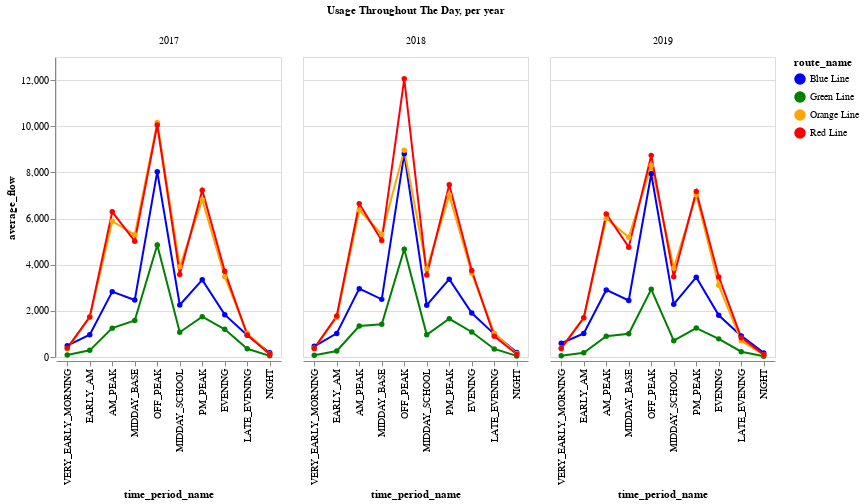

Notebook code cell kept with this figure:
### Markdown cell above
This scatter plot shows average_off vs average_on. Each point represents a station, day type (weekday, saturday, or sunday), and direction (1 = inbound, 0 = outbound). For example, we can see that at the northeastern station on saturdays going inbound, there is roughly 6x more people getting on than getting off the train. Most points will have inverses, i.e. if a point has low average_offs and high average_ons, there is generally a point at the same station that has high average_offs and low average_ons which makes sense as most people will take a train out and back.

### Code cell
alt.Chart(time_series).mark_line(point=True).encode(
    x=alt.X('time_period_name', sort = order),
    y='average_flow:Q',
    color='route_name'
).properties(
    width=225,
    height=300
).facet(
    column=alt.Column('season:N', title='Usage Throughout The Day, per year'))

### Figure 1 — Vega-Lite specification as saved in the notebook (floating-point values rounded to 4 significant figures)
{"config": {"view": {"continuousHeight": 300, "continuousWidth": 400}, "range": {"category": ["Blue", "Green", "Orange", "Red"]}}, "data": {"name": "data-e148680b66c6e52d52ba9858b14b3ddc"}, "facet": {"column": {"field": "season", "title": "Usage Throughout The Day, per year", "type": "nominal"}}, "spec": {"mark": {"type": "line", "point": true}, "encoding": {"color": {"field": "route_name", "type": "nominal"}, "x": {"field": "time_period_name", "sort": ["VERY_EARLY_MORNING", "EARLY_AM", "AM_PEAK", "MIDDAY_BASE", "OFF_PEAK", "MIDDAY_SCHOOL", "PM_PEAK", "EVENING", "LATE_EVENING", "NIGHT"], "type": "nominal"}, "y": {"field": "average_flow", "type": "quantitative"}}, "height": 300, "width": 225}, "$schema": "https://vega.github.io/schema/vega-lite/v5.6.1.json", "datasets": {"data-e148680b66c6e52d52ba9858b14b3ddc": [{"route_id": "Blue", "season": 2017, "time_period_name": "AM_PEAK", "route_name": "Blue Line", "average_flow": 2833.0}, {"route_id": "Blue", "season": 2017, "time_period_name": "EARLY_AM", "route_name": "Blue Line", "average_flow": 964.2}, {"route_id": "Blue", "season": 2017, "time_period_name": "EVENING", "route_name": "Blue Line", "average_flow": 1836.0}, {"route_id": "Blue", "season": 2017, "time_period_name": "LATE_EVENING", "route_name": "Blue Line", "average_flow": 941.6}, {"route_id": "Blue", "season": 2017, "time_period_name": "MIDDAY_BASE", "route_name": "Blue Line", "average_flow": 2468.0}, {"route_id": "Blue", "season": 2017, "time_period_name": "MIDDAY_SCHOOL", "route_name": "Blue Line", "average_flow": 2255.0}, {"route_id": "Blue", "season": 2017, "time_period_name": "NIGHT", "route_name": "Blue Line", "average_flow": 179.8}, {"route_id": "Blue", "season": 2017, "time_period_name": "OFF_PEAK", "route_name": "Blue Line", "average_flow": 8030.0}, {"route_id": "Blue", "season": 2017, "time_period_name": "PM_PEAK", "route_name": "Blue Line", "average_flow": 3343.0}, {"route_id": "Blue", "season": 2017, "time_period_name": "VERY_EARLY_MORNING", "route_name": "Blue Line", "average_flow": 491.1}, {"route_id": "Blue", "season": 2018, "time_period_name": "AM_PEAK", "route_name": "Blue Line", "average_flow": 2961.0}, {"route_id": "Blue", "season": 2018, "time_period_name": "EARLY_AM", "route_name": "Blue Line", "average_flow": 1022.0}, {"route_id": "Blue", "season": 2018, "time_period_name": "EVENING", "route_name": "Blue Line", "average_flow": 1906.0}, {"route_id": "Blue", "season": 2018, "time_period_name": "LATE_EVENING", "route_name": "Blue Line", "average_flow": 992.1}, {"route_id": "Blue", "season": 2018, "time_period_name": "MIDDAY_BASE", "route_name": "Blue Line", "average_flow": 2498.0}, {"route_id": "Blue", "season": 2018, "time_period_name": "MIDDAY_SCHOOL", "route_name": "Blue Line", "average_flow": 2247.0}, {"route_id": "Blue", "season": 2018, "time_period_name": "NIGHT", "route_name": "Blue Line", "average_flow": 199.8}, {"route_id": "Blue", "season": 2018, "time_period_name": "OFF_PEAK", "route_name": "Blue Line", "average_flow": 8804.0}, {"route_id": "Blue", "season": 2018, "time_period_name": "PM_PEAK", "route_name": "Blue Line", "average_flow": 3374.0}, {"route_id": "Blue", "season": 2018, "time_period_name": "VERY_EARLY_MORNING", "route_name": "Blue Line", "average_flow": 463.1}, {"route_id": "Blue", "season": 2019, "time_period_name": "AM_PEAK", "route_name": "Blue Line", "average_flow": 2907.0}, {"route_id": "Blue", "season": 2019, "time_period_name": "EARLY_AM", "route_name": "Blue Line", "average_flow": 1019.0}, {"route_id": "Blue", "season": 2019, "time_period_name": "EVENING", "route_name": "Blue Line", "average_flow": 1806.0}, {"route_id": "Blue", "season": 2019, "time_period_name": "LATE_EVENING", "route_name": "Blue Line", "average_flow": 913.6}, {"route_id": "Blue", "season": 2019, "time_period_name": "MIDDAY_BASE", "route_name": "Blue Line", "average_flow": 2448.0}, {"route_id": "Blue", "season": 2019, "time_period_name": "MIDDAY_SCHOOL", "route_name": "Blue Line", "average_flow": 2286.0}, {"route_id": "Blue", "season": 2019, "time_period_name": "NIGHT", "route_name": "Blue Line", "average_flow": 176.8}, {"route_id": "Blue", "season": 2019, "time_period_name": "OFF_PEAK", "route_name": "Blue Line", "average_flow": 7939.0}, {"route_id": "Blue", "season": 2019, "time_period_name": "PM_PEAK", "route_name": "Blue Line", "average_flow": 3458.0}, {"route_id": "Blue", "season": 2019, "time_period_name": "VERY_EARLY_MORNING", "route_name": "Blue Line", "average_flow": 596.8}, {"route_id": "Green", "season": 2017, "time_period_name": "AM_PEAK", "route_name": "Green Line", "average_flow": 1251.0}, {"route_id": "Green", "season": 2017, "time_period_name": "EARLY_AM", "route_name": "Green Line", "average_flow": 288.2}, {"route_id": "Green", "season": 2017, "time_period_name": "EVENING", "route_name": "Green Line", "average_flow": 1199.0}, {"route_id": "Green", "season": 2017, "time_period_name": "LATE_EVENING", "route_name": "Green Line", "average_flow": 355.5}, {"route_id": "Green", "season": 2017, "time_period_name": "MIDDAY_BASE", "route_name": "Green Line", "average_flow": 1585.0}, {"route_id": "Green", "season": 2017, "time_period_name": "MIDDAY_SCHOOL", "route_name": "Green Line", "average_flow": 1074.0}, {"route_id": "Green", "season": 2017, "time_period_name": "NIGHT", "route_name": "Green Line", "average_flow": 49.89}, {"route_id": "Green", "season": 2017, "time_period_name": "OFF_PEAK", "route_name": "Green Line", "average_flow": 4854.0}, {"route_id": "Green", "season": 2017, "time_period_name": "PM_PEAK", "route_name": "Green Line", "average_flow": 1747.0}, {"route_id": "Green", "season": 2017, "time_period_name": "VERY_EARLY_MORNING", "route_name": "Green Line", "average_flow": 85.91}, {"route_id": "Green", "season": 2018, "time_period_name": "AM_PEAK", "route_name": "Green Line", "average_flow": 1340.0}, {"route_id": "Green", "season": 2018, "time_period_name": "EARLY_AM", "route_name": "Green Line", "average_flow": 261.5}, {"route_id": "Green", "season": 2018, "time_period_name": "EVENING", "route_name": "Green Line", "average_flow": 1083.0}, {"route_id": "Green", "season": 2018, "time_period_name": "LATE_EVENING", "route_name": "Green Line", "average_flow": 348.6}, {"route_id": "Green", "season": 2018, "time_period_name": "MIDDAY_BASE", "route_name": "Green Line", "average_flow": 1418.0}, {"route_id": "Green", "season": 2018, "time_period_name": "MIDDAY_SCHOOL", "route_name": "Green Line", "average_flow": 962.8}, {"route_id": "Green", "season": 2018, "time_period_name": "NIGHT", "route_name": "Green Line", "average_flow": 47.47}, {"route_id": "Green", "season": 2018, "time_period_name": "OFF_PEAK", "route_name": "Green Line", "average_flow": 4671.0}, {"route_id": "Green", "season": 2018, "time_period_name": "PM_PEAK", "route_name": "Green Line", "average_flow": 1655.0}, {"route_id": "Green", "season": 2018, "time_period_name": "VERY_EARLY_MORNING", "route_name": "Green Line", "average_flow": 74.3}, {"route_id": "Green", "season": 2019, "time_period_name": "AM_PEAK", "route_name": "Green Line", "average_flow": 901.3}, {"route_id": "Green", "season": 2019, "time_period_name": "EARLY_AM", "route_name": "Green Line", "average_flow": 185.6}, {"route_id": "Green", "season": 2019, "time_period_name": "EVENING", "route_name": "Green Line", "average_flow": 785.6}, {"route_id": "Green", "season": 2019, "time_period_name": "LATE_EVENING", "route_name": "Green Line", "average_flow": 228.0}, {"route_id": "Green", "season": 2019, "time_period_name": "MIDDAY_BASE", "route_name": "Green Line", "average_flow": 1007.0}, {"route_id": "Green", "season": 2019, "time_period_name": "MIDDAY_SCHOOL", "route_name": "Green Line", "average_flow": 708.9}, {"route_id": "Green", "season": 2019, "time_period_name": "NIGHT", "route_name": "Green Line", "average_flow": 30.27}, {"route_id": "Green", "season": 2019, "time_period_name": "OFF_PEAK", "route_name": "Green Line", "average_flow": 2931.0}, {"route_id": "Green", "season": 2019, "time_period_name": "PM_PEAK", "route_name": "Green Line", "average_flow": 1255.0}, {"route_id": "Green", "season": 2019, "time_period_name": "VERY_EARLY_MORNING", "route_name": "Green Line", "average_flow": 57.52}, {"route_id": "Orange", "season": 2017, "time_period_name": "AM_PEAK", "route_name": "Orange Line", "average_flow": 5885.0}, {"route_id": "Orange", "season": 2017, "time_period_name": "EARLY_AM", "route_name": "Orange Line", "average_flow": 1730.0}, {"route_id": "Orange", "season": 2017, "time_period_name": "EVENING", "route_name": "Orange Line", "average_flow": 3476.0}, {"route_id": "Orange", "season": 2017, "time_period_name": "LATE_EVENING", "route_name": "Orange Line", "average_flow": 1025.0}, {"route_id": "Orange", "season": 2017, "time_period_name": "MIDDAY_BASE", "route_name": "Orange Line", "average_flow": 5300.0}, {"route_id": "Orange", "season": 2017, "time_period_name": "MIDDAY_SCHOOL", "route_name": "Orange Line", "average_flow": 3907.0}, {"route_id": "Orange", "season": 2017, "time_period_name": "NIGHT", "route_name": "Orange Line", "average_flow": 133.2}, {"route_id": "Orange", "season": 2017, "time_period_name": "OFF_PEAK", "route_name": "Orange Line", "average_flow": 10160.0}, {"route_id": "Orange", "season": 2017, "time_period_name": "PM_PEAK", "route_name": "Orange Line", "average_flow": 6818.0}, {"route_id": "Orange", "season": 2017, "time_period_name": "VERY_EARLY_MORNING", "route_name": "Orange Line", "average_flow": 360.4}, {"route_id": "Orange", "season": 2018, "time_period_name": "AM_PEAK", "route_name": "Orange Line", "average_flow": 6368.0}, {"route_id": "Orange", "season": 2018, "time_period_name": "EARLY_AM", "route_name": "Orange Line", "average_flow": 1727.0}, {"route_id": "Orange", "season": 2018, "time_period_name": "EVENING", "route_name": "Orange Line", "average_flow": 3631.0}, {"route_id": "Orange", "season": 2018, "time_period_name": "LATE_EVENING", "route_name": "Orange Line", "average_flow": 1033.0}, {"route_id": "Orange", "season": 2018, "time_period_name": "MIDDAY_BASE", "route_name": "Orange Line", "average_flow": 5322.0}, {"route_id": "Orange", "season": 2018, "time_period_name": "MIDDAY_SCHOOL", "route_name": "Orange Line", "average_flow": 3827.0}, {"route_id": "Orange", "season": 2018, "time_period_name": "NIGHT", "route_name": "Orange Line", "average_flow": 151.9}, {"route_id": "Orange", "season": 2018, "time_period_name": "OFF_PEAK", "route_name": "Orange Line", "average_flow": 8961.0}, {"route_id": "Orange", "season": 2018, "time_period_name": "PM_PEAK", "route_name": "Orange Line", "average_flow": 7015.0}, {"route_id": "Orange", "season": 2018, "time_period_name": "VERY_EARLY_MORNING", "route_name": "Orange Line", "average_flow": 384.1}, {"route_id": "Orange", "season": 2019, "time_period_name": "AM_PEAK", "route_name": "Orange Line", "average_flow": 6006.0}, {"route_id": "Orange", "season": 2019, "time_period_name": "EARLY_AM", "route_name": "Orange Line", "average_flow": 1695.0}, {"route_id": "Orange", "season": 2019, "time_period_name": "EVENING", "route_name": "Orange Line", "average_flow": 3105.0}, {"route_id": "Orange", "season": 2019, "time_period_name": "LATE_EVENING", "route_name": "Orange Line", "average_flow": 701.4}, {"route_id": "Orange", "season": 2019, "time_period_name": "MIDDAY_BASE", "route_name": "Orange Line", "average_flow": 5186.0}, {"route_id": "Orange", "season": 2019, "time_period_name": "MIDDAY_SCHOOL", "route_name": "Orange Line", "average_flow": 3859.0}, {"route_id": "Orange", "season": 2019, "time_period_name": "NIGHT", "route_name": "Orange Line", "average_flow": 97.92}, {"route_id": "Orange", "season": 2019, "time_period_name": "OFF_PEAK", "route_name": "Orange Line", "average_flow": 8304.0}, {"route_id": "Orange", "season": 2019, "time_period_name": "PM_PEAK", "route_name": "Orange Line", "average_flow": 7021.0}, {"route_id": "Orange", "season": 2019, "time_period_name": "VERY_EARLY_MORNING", "route_name": "Orange Line", "average_flow": 383.6}, {"route_id": "Red", "season": 2017, "time_period_name": "AM_PEAK", "route_name": "Red Line", "average_flow": 6290.0}, {"route_id": "Red", "season": 2017, "time_period_name": "EARLY_AM", "route_name": "Red Line", "average_flow": 1736.0}, {"route_id": "Red", "season": 2017, "time_period_name": "EVENING", "route_name": "Red Line", "average_flow": 3711.0}, {"route_id": "Red", "season": 2017, "time_period_name": "LATE_EVENING", "route_name": "Red Line", "average_flow": 953.0}, {"route_id": "Red", "season": 2017, "time_period_name": "MIDDAY_BASE", "route_name": "Red Line", "average_flow": 5020.0}, {"route_id": "Red", "season": 2017, "time_period_name": "MIDDAY_SCHOOL", "route_name": "Red Line", "average_flow": 3580.0}, {"route_id": "Red", "season": 2017, "time_period_name": "NIGHT", "route_name": "Red Line", "average_flow": 123.1}, {"route_id": "Red", "season": 2017, "time_period_name": "OFF_PEAK", "route_name": "Red Line", "average_flow": 10050.0}, {"route_id": "Red", "season": 2017, "time_period_name": "PM_PEAK", "route_name": "Red Line", "average_flow": 7231.0}, {"route_id": "Red", "season": 2017, "time_period_name": "VERY_EARLY_MORNING", "route_name": "Red Line", "average_flow": 384.8}, {"route_id": "Red", "season": 2018, "time_period_name": "AM_PEAK", "route_name": "Red Line", "average_flow": 6646.0}, {"route_id": "Red", "season": 2018, "time_period_name": "EARLY_AM", "route_name": "Red Line", "average_flow": 1776.0}, {"route_id": "Red", "season": 2018, "time_period_name": "EVENING", "route_name": "Red Line", "average_flow": 3747.0}, {"route_id": "Red", "season": 2018, "time_period_name": "LATE_EVENING", "route_name": "Red Line", "average_flow": 898.1}, {"route_id": "Red", "season": 2018, "time_period_name": "MIDDAY_BASE", "route_name": "Red Line", "average_flow": 5046.0}, {"route_id": "Red", "season": 2018, "time_period_name": "MIDDAY_SCHOOL", "route_name": "Red Line", "average_flow": 3552.0}, {"route_id": "Red", "season": 2018, "time_period_name": "NIGHT", "route_name": "Red Line", "average_flow": 117.5}, {"route_id": "Red", "season": 2018, "time_period_name": "OFF_PEAK", "route_name": "Red Line", "average_flow": 12060.0}, {"route_id": "Red", "season": 2018, "time_period_name": "PM_PEAK", "route_name": "Red Line", "average_flow": 7465.0}, {"route_id": "Red", "season": 2018, "time_period_name": "VERY_EARLY_MORNING", "route_name": "Red Line", "average_flow": 371.0}, {"route_id": "Red", "season": 2019, "time_period_name": "AM_PEAK", "route_name": "Red Line", "average_flow": 6198.0}, {"route_id": "Red", "season": 2019, "time_period_name": "EARLY_AM", "route_name": "Red Line", "average_flow": 1700.0}, {"route_id": "Red", "season": 2019, "time_period_name": "EVENING", "route_name": "Red Line", "average_flow": 3472.0}, {"route_id": "Red", "season": 2019, "time_period_name": "LATE_EVENING", "route_name": "Red Line", "average_flow": 838.1}, {"route_id": "Red", "season": 2019, "time_period_name": "MIDDAY_BASE", "route_name": "Red Line", "average_flow": 4759.0}, {"route_id": "Red", "season": 2019, "time_period_name": "MIDDAY_SCHOOL", "route_name": "Red Line", "average_flow": 3476.0}, {"route_id": "Red", "season": 2019, "time_period_name": "NIGHT", "route_name": "Red Line", "average_flow": 101.2}, {"route_id": "Red", "season": 2019, "time_period_name": "OFF_PEAK", "route_name": "Red Line", "average_flow": 8737.0}, {"route_id": "Red", "season": 2019, "time_period_name": "PM_PEAK", "route_name": "Red Line", "average_flow": 7174.0}, {"route_id": "Red", "season": 2019, "time_period_name": "VERY_EARLY_MORNING", "route_name": "Red Line", "average_flow": 370.6}]}}
